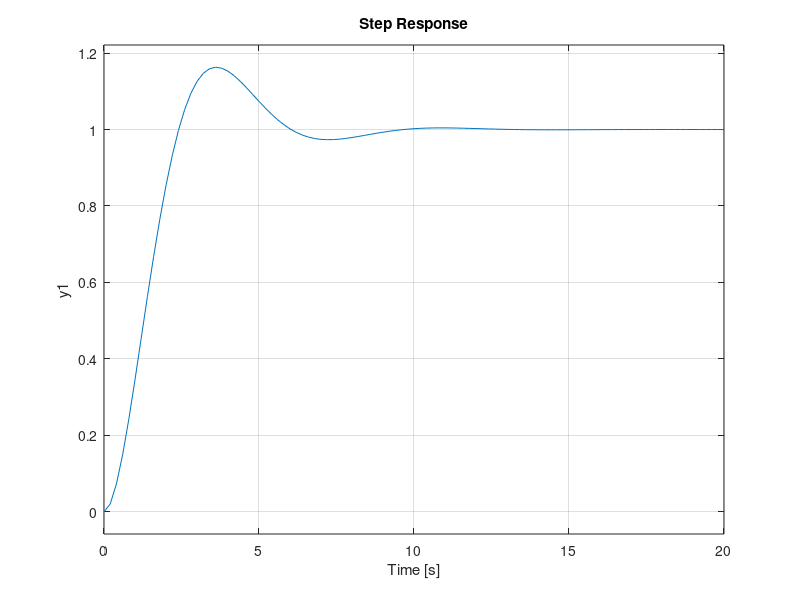

The MATLAB script that drew this image: (Note: this script raises an error after producing the figure.)
s=tf('s');
H1=(s/0.01+1)/(s^2+s+1);
H2=(s/0.1+1)/(s^2+s+1);
H3=(s/1+1)/(s^2+s+1);
H4=(s/10+1)/(s^2+s+1);
H5=(s/100+1)/(s^2+s+1);

set(gcf,'color','w');
step(H1);
hold on;
step(H2);
step(H3);
step(H4);
step(H5);
hold off;
export_fig problem2a.pdf;

stepinfo(H1)
stepinfo(H2)
stepinfo(H3)
stepinfo(H4)
stepinfo(H5)

option = bodeoptions;
option.PhaseVisible = 'off';
bode(H1, option);
hold on;
bode(H2, option);
bode(H3, option);
bode(H4, option);
bode(H5, option);
hold off;
export_fig problem2c-mag.pdf;

option.PhaseVisible = 'on';
option.MagVisible = 'off';
bode(H1, option);
hold on;
bode(H2, option);
bode(H3, option);
bode(H4, option);
bode(H5, option);
hold off;
export_fig problem2c-phase.pdf;

getPeakGain(H1)
getPeakGain(H2)
getPeakGain(H3)
getPeakGain(H4)
getPeakGain(H5)